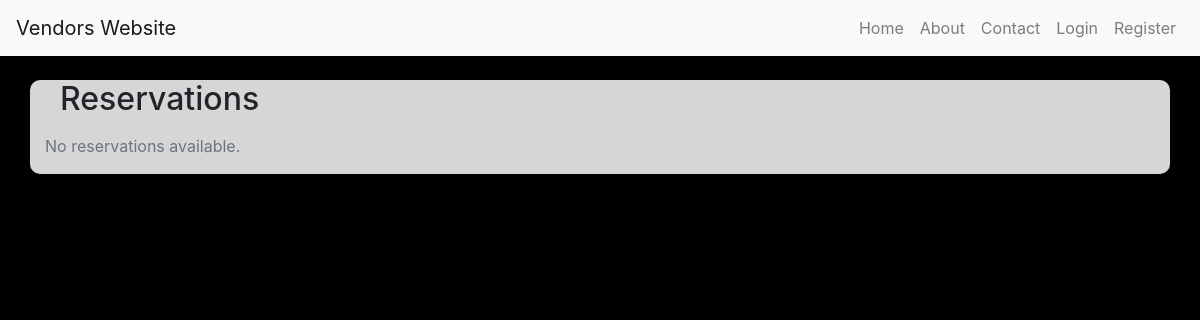
/reservations/, run on an earlier commit of the app's database.
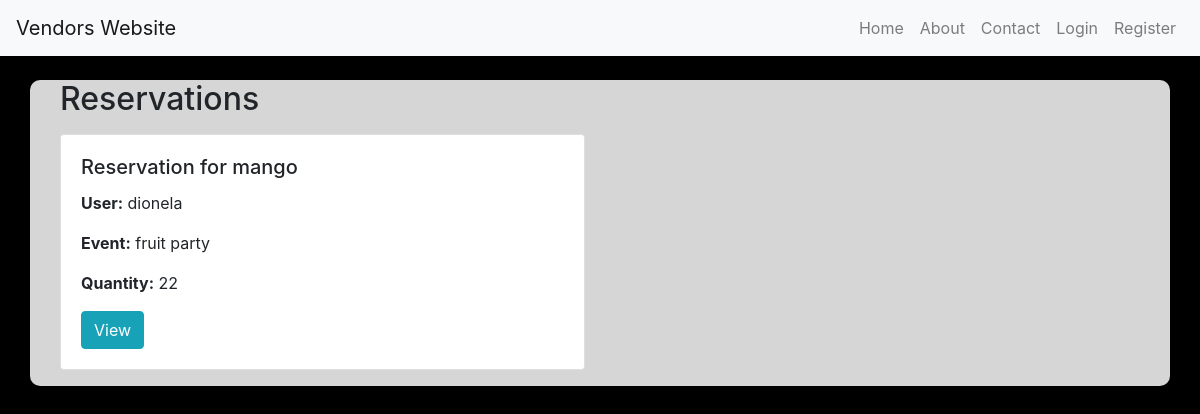
And on a later commit of the database.
### app/models.py (models this page shows, shortened)
class Reservation(models.Model):
    user = models.ForeignKey(settings.AUTH_USER_MODEL, on_delete=models.CASCADE)
    dish = models.ForeignKey(Dish, on_delete=models.CASCADE)
    event = models.ForeignKey(Event, on_delete=models.CASCADE)
    quantity = models.PositiveIntegerField()
    reservation_date = models.DateTimeField(auto_now_add=True)

class Dish(models.Model):
    vendor = models.ForeignKey(Vendor, related_name='dishes', on_delete=models.CASCADE)
    name = models.CharField(max_length=255)
    description = models.TextField()
    price = models.DecimalField(max_digits=10, decimal_places=2)
    image = models.ImageField(upload_to='dishes/')

class Event(models.Model):
    title = models.CharField(max_length=255)
    date = models.DateTimeField()
    location = models.CharField(max_length=255)
    description = models.TextField()
    vendors = models.ManyToManyField(Vendor, related_name='events')

### accounts/models.py (models this page shows, shortened)
class CustomUser(AbstractUser):
    role = models.CharField(
        max_length=6,
        choices=(
            ('vendor', 'Vendor'),
            ('user', 'User'),
        ),
        default='user'
    )
    phone_number = models.CharField(max_length=15, blank=True, null=True)
    address = models.CharField(max_length=255, blank=True, null=True)
    valid_id = models.BooleanField(default=False)

### app/views.py (the view)
# urls.py: path('reservations/', ReservationListView.as_view(), name='reservation_list'),
class ReservationListView(ListView):
    model = Reservation
    template_name = 'reservation/reservation_list.html'
    context_object_name = 'reservations'

### app/templates/reservation/reservation_list.html (shortened to what this page needs)
{% extends "app/base.html" %}
{% block content %}
<div class="container mt-4">
    <h2 class="mb-3">Reservations</h2>
    <div class="row">
        {% for reservation in reservations %}
            <div class="col-md-6">
                <div class="card mb-3">
                    <div class="card-body">
                        <h5 class="card-title">Reservation for {{ reservation.dish.name }}</h5>
                        <p><strong>User:</strong> {{ reservation.user.username }}</p>
                        <p><strong>Event:</strong> {{ reservation.event.title }}</p>
                        <p><strong>Quantity:</strong> {{ reservation.quantity }}</p>
                        <a href="{% url 'reservation_detail' reservation.pk %}" class="btn btn-info">View</a>
                    </div>
                </div>
            </div>
        {% empty %}
            <p class="text-muted">No reservations available.</p>
        {% endfor %}
    </div>
</div>
{% endblock content %}

What changed in the data, as far as the page shows it:
added Reservation: dish.name "mango", user.username "dionela", event "fruit party", quantity "22"
Also different on the page:
text no longer shown: "No reservations available."
